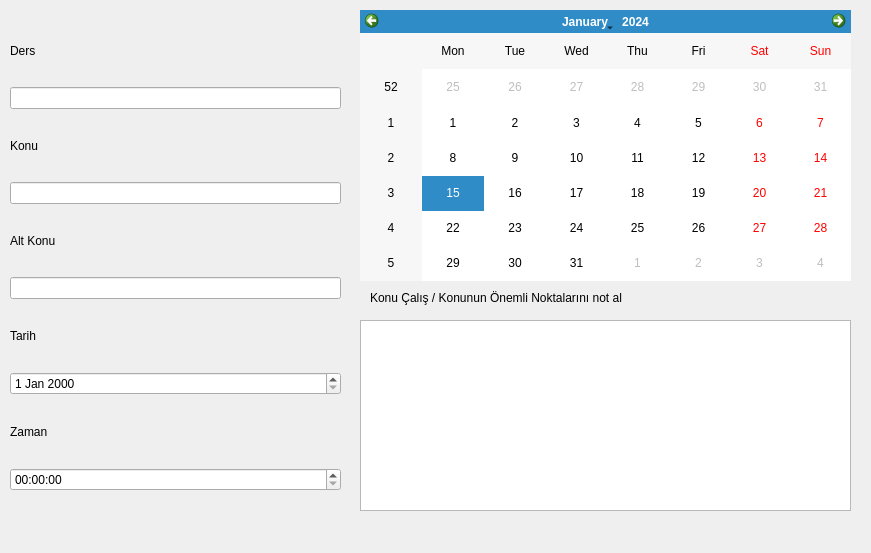
<?xml version="1.0" encoding="UTF-8"?>
<ui version="4.0">
 <class>Dialog</class>
 <widget class="QDialog" name="Dialog">
  <property name="geometry">
   <rect>
    <x>0</x>
    <y>0</y>
    <width>871</width>
    <height>553</height>
   </rect>
  </property>
  <property name="windowTitle">
   <string>Dialog</string>
  </property>
  <widget class="QWidget" name="verticalLayoutWidget">
   <property name="geometry">
    <rect>
     <x>10</x>
     <y>20</y>
     <width>331</width>
     <height>471</height>
    </rect>
   </property>
   <layout class="QVBoxLayout" name="verticalLayout">
    <item>
     <widget class="QLabel" name="label_3">
      <property name="text">
       <string>Ders</string>
      </property>
     </widget>
    </item>
    <item>
     <widget class="QLineEdit" name="lineEdit"/>
    </item>
    <item>
     <widget class="QLabel" name="label_2">
      <property name="text">
       <string>Konu</string>
      </property>
     </widget>
    </item>
    <item>
     <widget class="QLineEdit" name="lineEdit_2"/>
    </item>
    <item>
     <widget class="QLabel" name="label_4">
      <property name="text">
       <string>Alt Konu</string>
      </property>
     </widget>
    </item>
    <item>
     <widget class="QLineEdit" name="lineEdit_3"/>
    </item>
    <item>
     <widget class="QLabel" name="label_5">
      <property name="text">
       <string>Tarih</string>
      </property>
     </widget>
    </item>
    <item>
     <widget class="QDateEdit" name="dateEdit"/>
    </item>
    <item>
     <widget class="QLabel" name="label">
      <property name="text">
       <string>Zaman</string>
      </property>
     </widget>
    </item>
    <item>
     <widget class="QTimeEdit" name="timeEdit"/>
    </item>
   </layout>
  </widget>
  <widget class="QCalendarWidget" name="calendarWidget">
   <property name="geometry">
    <rect>
     <x>360</x>
     <y>10</y>
     <width>491</width>
     <height>271</height>
    </rect>
   </property>
  </widget>
  <widget class="QTextBrowser" name="textBrowser">
   <property name="geometry">
    <rect>
     <x>360</x>
     <y>320</y>
     <width>491</width>
     <height>191</height>
    </rect>
   </property>
  </widget>
  <widget class="QLabel" name="label_6">
   <property name="geometry">
    <rect>
     <x>370</x>
     <y>290</y>
     <width>331</width>
     <height>16</height>
    </rect>
   </property>
   <property name="text">
    <string>Konu Çalış / Konunun Önemli Noktalarını not al</string>
   </property>
  </widget>
 </widget>
 <resources/>
 <connections/>
</ui>
